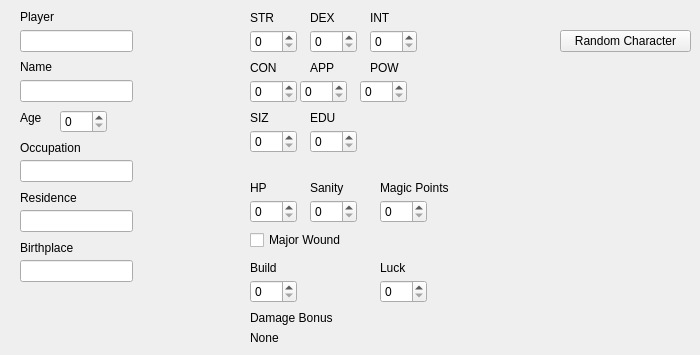
      <widget class="QWidget" name="tab">
       <attribute name="title">
        <string>Info</string>
       </attribute>
       <widget class="QLineEdit" name="firstNameEdit">
        <property name="geometry">
         <rect>
          <x>20</x>
          <y>80</y>
          <width>113</width>
          <height>22</height>
         </rect>
        </property>
       </widget>
       <widget class="QLabel" name="label">
        <property name="geometry">
         <rect>
          <x>20</x>
          <y>60</y>
          <width>59</width>
          <height>14</height>
         </rect>
        </property>
        <property name="text">
         <string>Name</string>
        </property>
       </widget>
       <widget class="QLabel" name="label_2">
        <property name="geometry">
         <rect>
          <x>20</x>
          <y>110</y>
          <width>31</width>
          <height>16</height>
         </rect>
        </property>
        <property name="text">
         <string>Age</string>
        </property>
       </widget>
       <widget class="QSpinBox" name="ageSpinBox">
        <property name="geometry">
         <rect>
          <x>60</x>
          <y>110</y>
          <width>47</width>
          <height>23</height>
         </rect>
        </property>
       </widget>
       <widget class="QLineEdit" name="playerNameEdit">
        <property name="geometry">
         <rect>
          <x>20</x>
          <y>30</y>
          <width>113</width>
          <height>22</height>
         </rect>
        </property>
       </widget>
       <widget class="QLabel" name="label_3">
        <property name="geometry">
         <rect>
          <x>20</x>
          <y>10</y>
          <width>59</width>
          <height>14</height>
         </rect>
        </property>
        <property name="text">
         <string>Player</string>
        </property>
       </widget>
       <widget class="QLabel" name="label_4">
        <property name="geometry">
         <rect>
          <x>20</x>
          <y>140</y>
          <width>71</width>
          <height>16</height>
         </rect>
        </property>
        <property name="text">
         <string>Occupation</string>
        </property>
       </widget>
       <widget class="QLineEdit" name="occupationEdit">
        <property name="geometry">
         <rect>
          <x>20</x>
          <y>160</y>
          <width>113</width>
          <height>22</height>
         </rect>
        </property>
       </widget>
       <widget class="QLineEdit" name="residenceEdit">
        <property name="geometry">
         <rect>
          <x>20</x>
          <y>210</y>
          <width>113</width>
          <height>22</height>
         </rect>
        </property>
       </widget>
       <widget class="QLineEdit" name="birthplaceEdit">
        <property name="geometry">
         <rect>
          <x>20</x>
          <y>260</y>
          <width>113</width>
          <height>22</height>
         </rect>
        </property>
       </widget>
       <widget class="QLabel" name="label_5">
        <property name="geometry">
         <rect>
          <x>20</x>
          <y>190</y>
          <width>71</width>
          <height>16</height>
         </rect>
        </property>
        <property name="text">
         <string>Residence</string>
        </property>
       </widget>
       <widget class="QLabel" name="label_6">
        <property name="geometry">
         <rect>
          <x>20</x>
          <y>240</y>
          <width>71</width>
          <height>16</height>
         </rect>
        </property>
        <property name="text">
         <string>Birthplace</string>
        </property>
       </widget>
       <widget class="QLabel" name="label_7">
        <property name="geometry">
         <rect>
          <x>250</x>
          <y>10</y>
          <width>31</width>
          <height>16</height>
         </rect>
        </property>
        <property name="text">
         <string>STR</string>
        </property>
       </widget>
       <widget class="QSpinBox" name="strSpinbox">
        <property name="geometry">
         <rect>
          <x>250</x>
          <y>30</y>
          <width>47</width>
          <height>23</height>
         </rect>
        </property>
       </widget>
       <widget class="QLabel" name="label_8">
        <property name="geometry">
         <rect>
          <x>310</x>
          <y>10</y>
          <width>31</width>
          <height>16</height>
         </rect>
        </property>
        <property name="text">
         <string>DEX</string>
        </property>
       </widget>
       <widget class="QLabel" name="label_9">
        <property name="geometry">
         <rect>
          <x>370</x>
          <y>10</y>
          <width>31</width>
          <height>16</height>
         </rect>
        </property>
        <property name="text">
         <string>INT</string>
        </property>
       </widget>
       <widget class="QLabel" name="label_10">
        <property name="geometry">
         <rect>
          <x>250</x>
          <y>60</y>
          <width>31</width>
          <height>16</height>
         </rect>
        </property>
        <property name="text">
         <string>CON</string>
        </property>
       </widget>
       <widget class="QLabel" name="label_11">
        <property name="geometry">
         <rect>
          <x>310</x>
          <y>60</y>
          <width>31</width>
          <height>16</height>
         </rect>
        </property>
        <property name="text">
         <string>APP</string>
        </property>
       </widget>
       <widget class="QLabel" name="label_12">
        <property name="geometry">
         <rect>
          <x>370</x>
          <y>60</y>
          <width>31</width>
          <height>16</height>
         </rect>
        </property>
        <property name="text">
         <string>POW</string>
        </property>
       </widget>
       <widget class="QLabel" name="label_13">
        <property name="geometry">
         <rect>
          <x>250</x>
          <y>110</y>
          <width>31</width>
          <height>16</height>
         </rect>
        </property>
        <property name="text">
         <string>SIZ</string>
        </property>
       </widget>
       <widget class="QLabel" name="label_14">
        <property name="geometry">
         <rect>
          <x>310</x>
          <y>110</y>
          <width>31</width>
          <height>16</height>
         </rect>
        </property>
        <property name="text">
         <string>EDU</string>
        </property>
       </widget>
       <widget class="QSpinBox" name="dexSpinbox">
        <property name="geometry">
         <rect>
          <x>310</x>
          <y>30</y>
          <width>47</width>
          <height>23</height>
         </rect>
        </property>
       </widget>
       <widget class="QSpinBox" name="intSpinbox">
        <property name="geometry">
         <rect>
          <x>370</x>
          <y>30</y>
          <width>47</width>
          <height>23</height>
         </rect>
        </property>
       </widget>
       <widget class="QSpinBox" name="conSpinbox">
        <property name="geometry">
         <rect>
          <x>250</x>
          <y>80</y>
          <width>47</width>
          <height>23</height>
         </rect>
        </property>
       </widget>
       <widget class="QSpinBox" name="appSpinbox">
        <property name="geometry">
         <rect>
          <x>300</x>
          <y>80</y>
          <width>47</width>
          <height>23</height>
         </rect>
        </property>
       </widget>
       <widget class="QSpinBox" name="powSpinbox">
        <property name="geometry">
         <rect>
          <x>360</x>
          <y>80</y>
          <width>47</width>
          <height>23</height>
         </rect>
        </property>
       </widget>
       <widget class="QSpinBox" name="sizSpinbox">
        <property name="geometry">
         <rect>
          <x>250</x>
          <y>130</y>
          <width>47</width>
          <height>23</height>
         </rect>
        </property>
       </widget>
       <widget class="QSpinBox" name="eduSpinbox">
        <property name="geometry">
         <rect>
          <x>310</x>
          <y>130</y>
          <width>47</width>
          <height>23</height>
         </rect>
        </property>
       </widget>
       <widget class="QLabel" name="label_15">
        <property name="geometry">
         <rect>
          <x>250</x>
          <y>180</y>
          <width>31</width>
          <height>16</height>
         </rect>
        </property>
        <property name="text">
         <string>HP</string>
        </property>
       </widget>
       <widget class="QSpinBox" name="hpSpinbox">
        <property name="geometry">
         <rect>
          <x>250</x>
          <y>200</y>
          <width>47</width>
          <height>23</height>
         </rect>
        </property>
       </widget>
       <widget class="QSpinBox" name="sanitySpinbox">
        <property name="geometry">
         <rect>
          <x>310</x>
          <y>200</y>
          <width>47</width>
          <height>23</height>
         </rect>
        </property>
       </widget>
       <widget class="QLabel" name="label_16">
        <property name="geometry">
         <rect>
          <x>310</x>
          <y>180</y>
          <width>41</width>
          <height>16</height>
         </rect>
        </property>
        <property name="text">
         <string>Sanity</string>
        </property>
       </widget>
       <widget class="QLabel" name="label_17">
        <property name="geometry">
         <rect>
          <x>380</x>
          <y>180</y>
          <width>81</width>
          <height>16</height>
         </rect>
        </property>
        <property name="text">
         <string>Magic Points</string>
        </property>
       </widget>
       <widget class="QSpinBox" name="mpSpinbox">
        <property name="geometry">
         <rect>
          <x>380</x>
          <y>200</y>
          <width>47</width>
          <height>23</height>
         </rect>
        </property>
       </widget>
       <widget class="QPushButton" name="pushButton">
        <property name="geometry">
         <rect>
          <x>560</x>
          <y>30</y>
          <width>131</width>
          <height>22</height>
         </rect>
        </property>
        <property name="text">
         <string>Random Character</string>
        </property>
       </widget>
       <widget class="QLabel" name="label_18">
        <property name="geometry">
         <rect>
          <x>380</x>
          <y>260</y>
          <width>31</width>
          <height>16</height>
         </rect>
        </property>
        <property name="text">
         <string>Luck</string>
        </property>
       </widget>
       <widget class="QSpinBox" name="luckSpinbox">
        <property name="geometry">
         <rect>
          <x>380</x>
          <y>280</y>
          <width>47</width>
          <height>23</height>
         </rect>
        </property>
       </widget>
       <widget class="QCheckBox" name="checkBox">
        <property name="geometry">
         <rect>
          <x>250</x>
          <y>230</y>
          <width>101</width>
          <height>20</height>
         </rect>
        </property>
        <property name="text">
         <string>Major Wound</string>
        </property>
       </widget>
       <widget class="QLabel" name="label_19">
        <property name="geometry">
         <rect>
          <x>250</x>
          <y>260</y>
          <width>31</width>
          <height>16</height>
         </rect>
        </property>
        <property name="text">
         <string>Build</string>
        </property>
       </widget>
       <widget class="QSpinBox" name="buildSpinbox">
        <property name="geometry">
         <rect>
          <x>250</x>
          <y>280</y>
          <width>47</width>
          <height>23</height>
         </rect>
        </property>
       </widget>
       <widget class="QLabel" name="label_20">
        <property name="geometry">
         <rect>
          <x>250</x>
          <y>310</y>
          <width>91</width>
          <height>16</height>
         </rect>
        </property>
        <property name="text">
         <string>Damage Bonus</string>
        </property>
       </widget>
       <widget class="QLabel" name="dmgBonusLab">
        <property name="geometry">
         <rect>
          <x>250</x>
          <y>330</y>
          <width>41</width>
          <height>16</height>
         </rect>
        </property>
        <property name="text">
         <string>None</string>
        </property>
       </widget>
      </widget>
